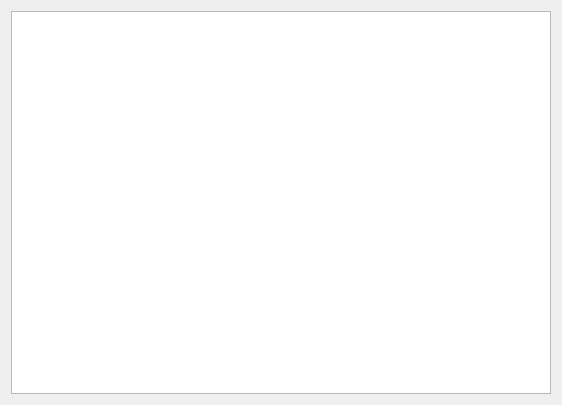
<?xml version="1.0" encoding="UTF-8"?>
<ui version="4.0">
 <class>Dialog</class>
 <widget class="QDialog" name="Dialog">
  <property name="geometry">
   <rect>
    <x>0</x>
    <y>0</y>
    <width>562</width>
    <height>405</height>
   </rect>
  </property>
  <property name="windowTitle">
   <string>Dialog</string>
  </property>
  <layout class="QVBoxLayout" name="verticalLayout">
   <item>
    <widget class="QTableWidget" name="tableWidget"/>
   </item>
  </layout>
 </widget>
 <resources/>
 <connections/>
</ui>
